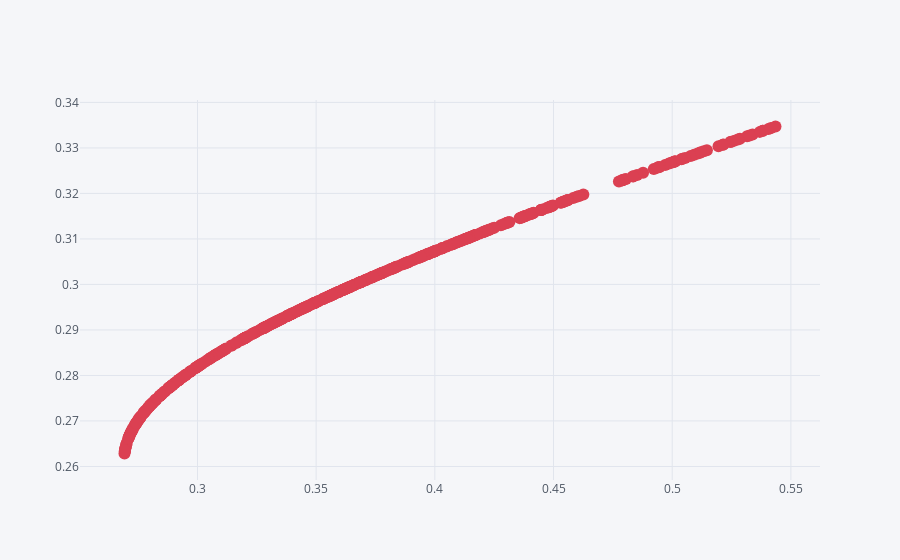

Write notebook code for a chart like this one.
### Code cell
# visualizing volatility-return for different weights
mvp.iplot(x='volatility', y='return', kind='scatter', mode='markers', color='red')

### Figure 1 — Plotly figure (JSON) as saved in the notebook; plotly's stock layout.template omitted (floating-point values rounded to 4 significant figures; data arrays with more than 128 entries replaced by an {"elided": "..."} marker saying what was removed)
{"data": [{"line": {"color": "rgba(219, 64, 82, 1.0)", "dash": "solid", "shape": "linear", "width": 1.3}, "marker": {"size": 12, "symbol": "circle"}, "mode": "markers", "name": "return", "text": "", "type": "scatter", "x": {"elided": "500 float values"}, "y": {"elided": "500 float values"}}], "layout": {"legend": {"bgcolor": "#F5F6F9", "font": {"color": "#4D5663"}}, "paper_bgcolor": "#F5F6F9", "plot_bgcolor": "#F5F6F9", "title": {"font": {"color": "#4D5663"}}, "xaxis": {"gridcolor": "#E1E5ED", "showgrid": true, "tickfont": {"color": "#4D5663"}, "title": {"font": {"color": "#4D5663"}, "text": ""}, "zerolinecolor": "#E1E5ED"}, "yaxis": {"gridcolor": "#E1E5ED", "showgrid": true, "tickfont": {"color": "#4D5663"}, "title": {"font": {"color": "#4D5663"}, "text": ""}, "zerolinecolor": "#E1E5ED"}}}
